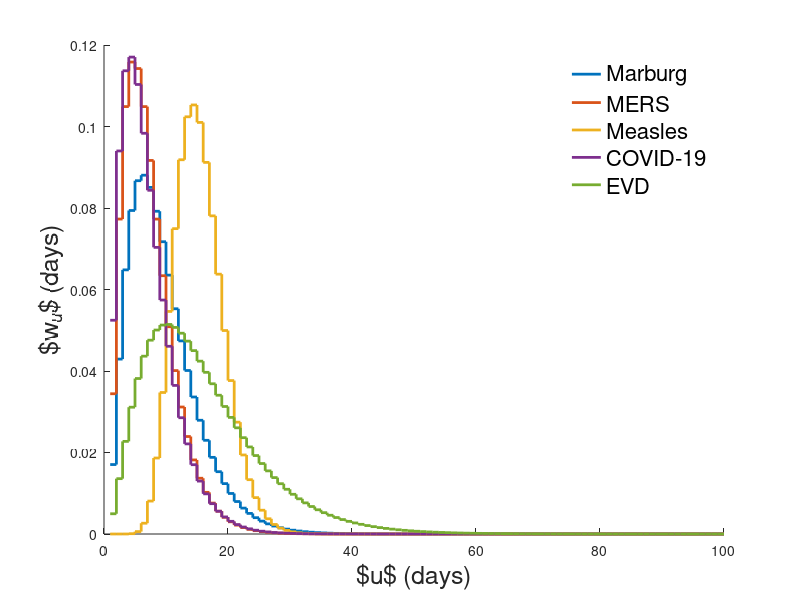

The MATLAB source for this figure:
% Plot all serial disease distributions
type = 1:5; ntype = length(type);
shapepm = zeros(1, ntype);
scalepm = shapepm; sumgam = shapepm;

% Possible SI names
distNam = {'Marburg', 'MERS', 'Measles', 'COVID-19', 'EVD'};

% Time to consider
t = 1:100; y = cell(1, ntype);

for i = type
    % Shape and mean hyerparameters of generation time
    switch(i)
        case 1
            % Marburg distribution from van Kerkhove 2015
            omega = 9; pm = (omega^2)/(5.4^2); % actually Marburg
        case 2
            % MERS distribution from Cauchemez 2016
           omega = 6.8; pm = (omega^2)/(4.1^2);
        case 3
            % Measles distribution from Cori 2013
            omega = 14.9; pm = (omega^2)/(3.9^2);
        case 4
            % COVID-19 distribution from Ferguson 2020
            omega = 6.5; pm = (1/0.65)^2;
        case 5
            % EVD distribution from van Kerkhove 2015
            omega = 15.3; pm = (omega^2)/(9.3^2);
    end
    % Gamma shape-scale
    shapepm(i) = pm; scalepm(i) = omega/shapepm(i);
    % Gamma distribution
    y{i} = gampdf(t, shapepm(i), scalepm(i));
    sumgam(i) = sum(y{i}); y{i} = y{i}/sumgam(i);
end

% Check mean and sd of serial distributions
[mu_g, sig_g] = gamstat(shapepm, scalepm);
sig_g = sqrt(sig_g);

figure; hold on;
for i = type
    stairs(t, y{i}, 'LineWidth', 2);
end
grid off; box off; hold off;
xlabel('$u$ (days)', 'FontSize', 18);
ylabel('$w_u$ (days)', 'FontSize', 18);
legend(distNam{:}, 'Location', 'best', 'FontSize', 16, 'Box', 'off');